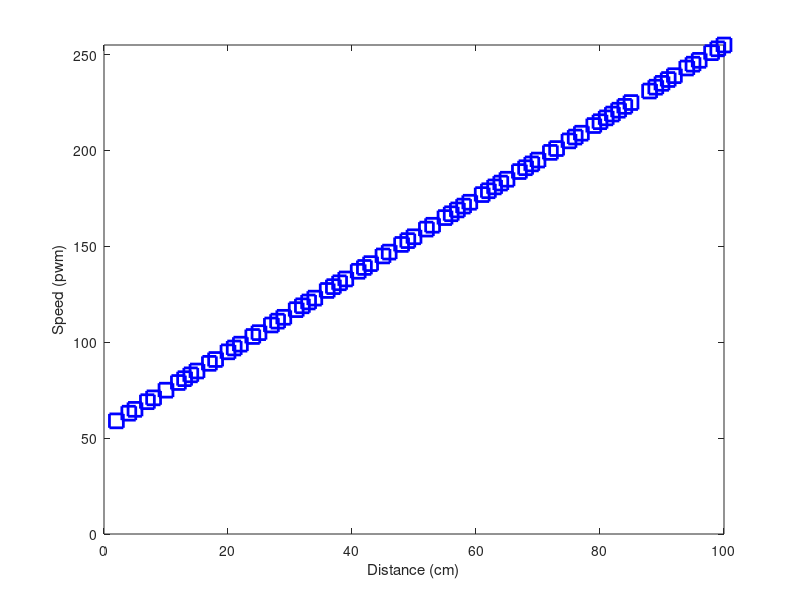
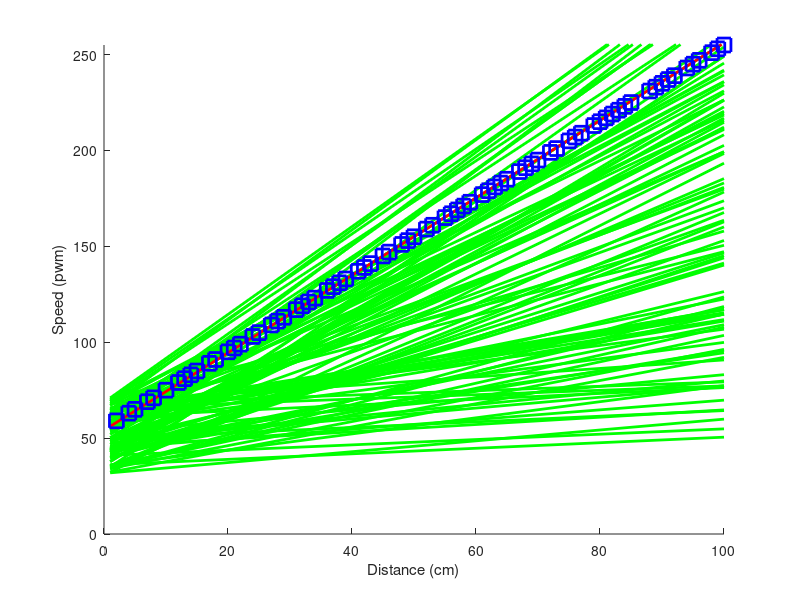

These figures' MATLAB source, in order:
% Supervised Machine Learning (SML) for speed
%%%%%%%%%%%%%%%%%%%%%%%%%%%%%%%%%%%%%%%%%%%%%%%%%%%%%%%%%%%%%%%%%%%%%%%%%%%
%%%%%%%%%%%%%%%%%%%%%%%%%%%%%%%%%%%%%%%%%%%%%%%%%%%%%%%%%%%%%%%%%%%%%%%%%%%
%%%%%%%%%%%%%%%%%%%%%%%%%%%%%%%%%%%%%%%%%%%%%%%%%%%%%%%%%%%%%%%%%%%%%%%%%%%





%%%%% Variables
%%%%%%%%%%%%%%%%%%%%%%%%%%%%%%%%%%%%%%%%%%%%%%%%%%%%%%%%%%%%%%%%%%%%%%%%%%%
M=75;
N=100;
S=50;
AlphaMin=0.1;
AlphaMax=2.5;
BetaMin=30;
BetaMax=70;





%%%%% Training set
%%%%%%%%%%%%%%%%%%%%%%%%%%%%%%%%%%%%%%%%%%%%%%%%%%%%%%%%%%%%%%%%%%%%%%%%%%%
TrainSet=zeros(M,2); % Distance | Speed

TrainSet(1,1)=28;
TrainSet(1,2)=111;

TrainSet(2,1)=46;
TrainSet(2,2)=147;

TrainSet(3,1)=90;
TrainSet(3,2)=235;

TrainSet(4,1)=14;
TrainSet(4,2)=83;

TrainSet(5,1)=2;
TrainSet(5,2)=59;

TrainSet(6,1)=37;
TrainSet(6,2)=129;

TrainSet(7,1)=57;
TrainSet(7,2)=169;

TrainSet(8,1)=77;
TrainSet(8,2)=209;

TrainSet(9,1)=100;
TrainSet(9,2)=255;

TrainSet(10,1)=83;
TrainSet(10,2)=221;

TrainSet(11,1)=70;
TrainSet(11,2)=195;

TrainSet(12,1)=53;
TrainSet(12,2)=161;

TrainSet(13,1)=33;
TrainSet(13,2)=121;

TrainSet(14,1)=10;
TrainSet(14,2)=75;

TrainSet(15,1)=4;
TrainSet(15,2)=63;

TrainSet(16,1)=36;
TrainSet(16,2)=127;

TrainSet(17,1)=58;
TrainSet(17,2)=171;

TrainSet(18,1)=76;
TrainSet(18,2)=207;

TrainSet(19,1)=94;
TrainSet(19,2)=243;

TrainSet(20,1)=98;
TrainSet(20,2)=251;

TrainSet(21,1)=49;
TrainSet(21,2)=153;

TrainSet(22,1)=29;
TrainSet(22,2)=113;

TrainSet(23,1)=8;
TrainSet(23,2)=71;

TrainSet(24,1)=27;
TrainSet(24,2)=109;

TrainSet(25,1)=48;
TrainSet(25,2)=151;

TrainSet(26,1)=63;
TrainSet(26,2)=181;

TrainSet(27,1)=65;
TrainSet(27,2)=185;

TrainSet(28,1)=82;
TrainSet(28,2)=219;

TrainSet(29,1)=99;
TrainSet(29,2)=253;

TrainSet(30,1)=72;
TrainSet(30,2)=199;

TrainSet(31,1)=55;
TrainSet(31,2)=165;

TrainSet(32,1)=34;
TrainSet(32,2)=123;

TrainSet(33,1)=15;
TrainSet(33,2)=85;

TrainSet(34,1)=5;
TrainSet(34,2)=65;

TrainSet(35,1)=38;
TrainSet(35,2)=131;

TrainSet(36,1)=56;
TrainSet(36,2)=167;

TrainSet(37,1)=75;
TrainSet(37,2)=205;

TrainSet(38,1)=88;
TrainSet(38,2)=231;

TrainSet(39,1)=50;
TrainSet(39,2)=155;

TrainSet(40,1)=22;
TrainSet(40,2)=99;

TrainSet(41,1)=12;
TrainSet(41,2)=79;

TrainSet(42,1)=31;
TrainSet(42,2)=117;

TrainSet(43,1)=13;
TrainSet(43,2)=81;

TrainSet(44,1)=41;
TrainSet(44,2)=137;

TrainSet(45,1)=52;
TrainSet(45,2)=159;

TrainSet(46,1)=73;
TrainSet(46,2)=201;

TrainSet(47,1)=96;
TrainSet(47,2)=247;

TrainSet(48,1)=91;
TrainSet(48,2)=237;

TrainSet(49,1)=69;
TrainSet(49,2)=193;

TrainSet(50,1)=45;
TrainSet(50,2)=145;

TrainSet(51,1)=24;
TrainSet(51,2)=103;

TrainSet(52,1)=39;
TrainSet(52,2)=133;

TrainSet(53,1)=59;
TrainSet(53,2)=173;

TrainSet(54,1)=80;
TrainSet(54,2)=215;

TrainSet(55,1)=92;
TrainSet(55,2)=239;

TrainSet(56,1)=25;
TrainSet(56,2)=105;

TrainSet(57,1)=7;
TrainSet(57,2)=69;

TrainSet(58,1)=21;
TrainSet(58,2)=97;

TrainSet(59,1)=32;
TrainSet(59,2)=119;

TrainSet(60,1)=61;
TrainSet(60,2)=177;

TrainSet(61,1)=79;
TrainSet(61,2)=213;

TrainSet(62,1)=95;
TrainSet(62,2)=245;

TrainSet(63,1)=68;
TrainSet(63,2)=191;

TrainSet(64,1)=42;
TrainSet(64,2)=139;

TrainSet(65,1)=67;
TrainSet(65,2)=189;

TrainSet(66,1)=85;
TrainSet(66,2)=225;

TrainSet(67,1)=62;
TrainSet(67,2)=179;

TrainSet(68,1)=43;
TrainSet(68,2)=141;

TrainSet(69,1)=64;
TrainSet(69,2)=183;

TrainSet(70,1)=17;
TrainSet(70,2)=89;

TrainSet(71,1)=20;
TrainSet(71,2)=95;

TrainSet(72,1)=84;
TrainSet(72,2)=223;

TrainSet(73,1)=18;
TrainSet(73,2)=91;

TrainSet(74,1)=89;
TrainSet(74,2)=233;

TrainSet(75,1)=81;
TrainSet(75,2)=217;

figure(1);
plot(TrainSet(:,1),TrainSet(:,2),'sb','MarkerSize',10,'LineWidth',2);
xlabel('Distance (cm)');
ylabel('Speed (pwm)');
ylim([0 255]);





%%%%% Find the best values
%%%%%%%%%%%%%%%%%%%%%%%%%%%%%%%%%%%%%%%%%%%%%%%%%%%%%%%%%%%%%%%%%%%%%%%%%%%
figure(2);
hold on;

Solution=zeros(N,3); % Alpha | Beta | Difference
for i=1:N
    Alpha=(AlphaMax-AlphaMin)*rand()+AlphaMin;
    Beta=(BetaMax-BetaMin)*rand()+BetaMin;
    
    Sum=0;
    for j=1:S;
        R=round(rand()*M);
        if R==0
           R=1;
        end;
        
        AB=Alpha*TrainSet(R,1)+Beta;
        Sum=Sum+abs(AB-TrainSet(R,2));
    end;
    Difference=Sum/S;
    %
    Solution(i,1)=Alpha;
    Solution(i,2)=Beta;
    Solution(i,3)=Difference;
    %
    line([1 100],[Alpha*1+Beta Alpha*100+Beta],'Color','g','LineWidth',2);
end;

% Select the best solution
Solution=sortrows(Solution,3);
Alpha=Solution(1,1);
Beta=Solution(1,2);

line([1 100],[Alpha*1+Beta Alpha*100+Beta],'Color','r','LineWidth',2);
plot(TrainSet(:,1),TrainSet(:,2),'sb','MarkerSize',10,'LineWidth',2);
xlabel('Distance (cm)');
ylabel('Speed (pwm)');
ylim([0 255]);
hold off;





%%%%% Results
%%%%%%%%%%%%%%%%%%%%%%%%%%%%%%%%%%%%%%%%%%%%%%%%%%%%%%%%%%%%%%%%%%%%%%%%%%%
Solution
Alpha
Beta
